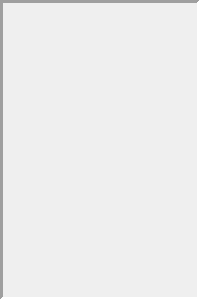
<?xml version="1.0" encoding="UTF-8"?>
<ui version="4.0">
 <class>ReefList</class>
 <widget class="QWidget" name="ReefList">
  <property name="geometry">
   <rect>
    <x>0</x>
    <y>0</y>
    <width>200</width>
    <height>300</height>
   </rect>
  </property>
  <property name="sizePolicy">
   <sizepolicy hsizetype="Expanding" vsizetype="Expanding">
    <horstretch>0</horstretch>
    <verstretch>0</verstretch>
   </sizepolicy>
  </property>
  <property name="maximumSize">
   <size>
    <width>16777215</width>
    <height>16777215</height>
   </size>
  </property>
  <property name="windowTitle">
   <string>Form</string>
  </property>
  <property name="autoFillBackground">
   <bool>true</bool>
  </property>
  <layout class="QVBoxLayout" name="verticalLayout_3">
   <property name="spacing">
    <number>0</number>
   </property>
   <property name="leftMargin">
    <number>0</number>
   </property>
   <property name="topMargin">
    <number>0</number>
   </property>
   <property name="rightMargin">
    <number>0</number>
   </property>
   <property name="bottomMargin">
    <number>0</number>
   </property>
   <item>
    <widget class="QFrame" name="frame">
     <property name="frameShape">
      <enum>QFrame::Panel</enum>
     </property>
     <property name="frameShadow">
      <enum>QFrame::Sunken</enum>
     </property>
     <property name="lineWidth">
      <number>3</number>
     </property>
     <layout class="QVBoxLayout" name="verticalLayout_2">
      <property name="spacing">
       <number>0</number>
      </property>
      <property name="leftMargin">
       <number>0</number>
      </property>
      <property name="topMargin">
       <number>0</number>
      </property>
      <property name="rightMargin">
       <number>0</number>
      </property>
      <property name="bottomMargin">
       <number>0</number>
      </property>
      <item>
       <widget class="QScrollArea" name="scrollArea">
        <property name="sizePolicy">
         <sizepolicy hsizetype="Expanding" vsizetype="Expanding">
          <horstretch>0</horstretch>
          <verstretch>0</verstretch>
         </sizepolicy>
        </property>
        <property name="frameShape">
         <enum>QFrame::NoFrame</enum>
        </property>
        <property name="lineWidth">
         <number>3</number>
        </property>
        <property name="verticalScrollBarPolicy">
         <enum>Qt::ScrollBarAlwaysOff</enum>
        </property>
        <property name="horizontalScrollBarPolicy">
         <enum>Qt::ScrollBarAlwaysOff</enum>
        </property>
        <property name="widgetResizable">
         <bool>true</bool>
        </property>
        <widget class="QWidget" name="reefList">
         <property name="geometry">
          <rect>
           <x>0</x>
           <y>0</y>
           <width>194</width>
           <height>16</height>
          </rect>
         </property>
         <property name="sizePolicy">
          <sizepolicy hsizetype="Expanding" vsizetype="Fixed">
           <horstretch>0</horstretch>
           <verstretch>0</verstretch>
          </sizepolicy>
         </property>
         <layout class="QVBoxLayout" name="listLayout">
          <property name="spacing">
           <number>0</number>
          </property>
          <property name="leftMargin">
           <number>0</number>
          </property>
          <property name="topMargin">
           <number>0</number>
          </property>
          <property name="rightMargin">
           <number>0</number>
          </property>
          <property name="bottomMargin">
           <number>0</number>
          </property>
         </layout>
        </widget>
       </widget>
      </item>
     </layout>
    </widget>
   </item>
  </layout>
 </widget>
 <resources/>
 <connections/>
</ui>
